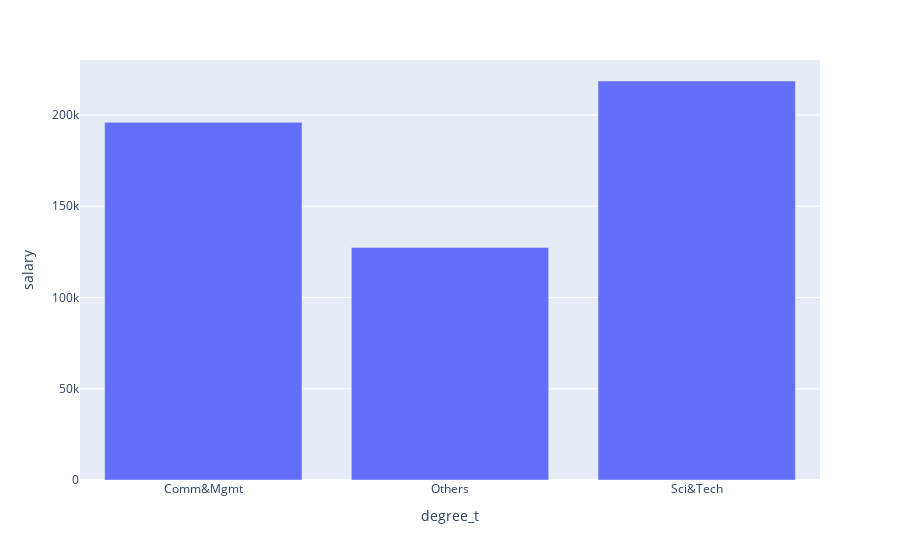

Notebook code cell kept with this figure:
### Code cell
px.bar(recruit_groupby1, x='degree_t', y='salary')

### Figure 1 — Plotly figure (JSON) as saved in the notebook; plotly's stock layout.template omitted (floating-point values rounded to 4 significant figures)
{"data": [{"hovertemplate": "degree_t=%{x}<br>salary=%{y}<extra></extra>", "legendgroup": "", "marker": {"color": "#636efa", "pattern": {"shape": ""}}, "name": "", "orientation": "v", "showlegend": false, "textposition": "auto", "type": "bar", "x": ["Comm&Mgmt", "Others", "Sci&Tech"], "xaxis": "x", "y": [196000.0, 127500.0, 218600.0], "yaxis": "y"}], "layout": {"barmode": "relative", "legend": {"tracegroupgap": 0}, "margin": {"t": 60}, "xaxis": {"anchor": "y", "domain": [0, 1], "title": {"text": "degree_t"}}, "yaxis": {"anchor": "x", "domain": [0, 1], "title": {"text": "salary"}}}}
